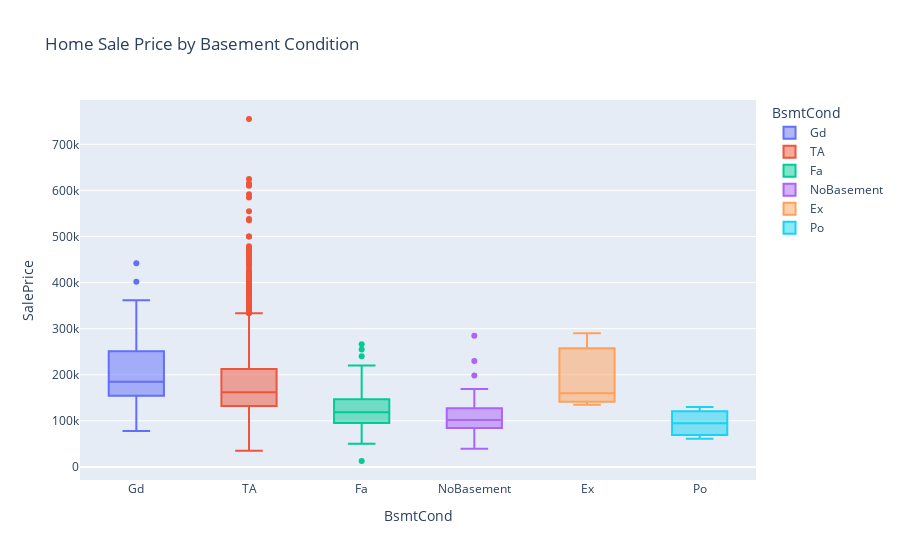

The code cell stored with this chart in its notebook:
### Code cell
basement_quality = pd.DataFrame(basement_df[['SalePrice','BsmtCond']])
fig2 = px.box(basement_quality, 
             x = 'BsmtCond', 
             y = 'SalePrice',
             color = 'BsmtCond',
            title = 'Home Sale Price by Basement Condition')
fig2.show()

### Figure 1 — Plotly figure (JSON) as saved in the notebook; plotly's stock layout.template omitted (floating-point values rounded to 4 significant figures; data arrays with more than 128 entries replaced by an {"elided": "..."} marker saying what was removed)
{"data": [{"alignmentgroup": "True", "hovertemplate": "BsmtCond=%{x}<br>SalePrice=%{y}<extra></extra>", "legendgroup": "Gd", "marker": {"color": "#636efa"}, "name": "Gd", "notched": false, "offsetgroup": "Gd", "orientation": "v", "showlegend": true, "type": "box", "x": ["Gd", "Gd", "Gd", "Gd", "Gd", "Gd", "Gd", "Gd", "Gd", "Gd", "Gd", "Gd", "Gd", "Gd", "Gd", "Gd", "Gd", "Gd", "Gd", "Gd", "Gd", "Gd", "Gd", "Gd", "Gd", "Gd", "Gd", "Gd", "Gd", "Gd", "Gd", "Gd", "Gd", "Gd", "Gd", "Gd", "Gd", "Gd", "Gd", "Gd", "Gd", "Gd", "Gd", "Gd", "Gd", "Gd", "Gd", "Gd", "Gd", "Gd", "Gd", "Gd", "Gd", "Gd", "Gd", "Gd", "Gd", "Gd", "Gd", "Gd", "Gd", "Gd", "Gd", "Gd", "Gd", "Gd", "Gd", "Gd", "Gd", "Gd", "Gd", "Gd", "Gd", "Gd", "Gd", "Gd", "Gd", "Gd", "Gd", "Gd", "Gd", "Gd", "Gd", "Gd", "Gd", "Gd", "Gd", "Gd", "Gd", "Gd", "Gd", "Gd", "Gd", "Gd", "Gd", "Gd", "Gd", "Gd", "Gd", "Gd", "Gd"], "x0": " ", "xaxis": "x", "y": [215000, 167000, 268000, 274725, 176000, 185000, 239000, 356383, 361919, 325000, 441929, 226500, 229000, 272000, 342643, 300000, 209500, 209500, 202500, 310090, 184000, 191000, 192140, 178000, 402000, 320000, 336820, 227000, 249000, 270000, 197000, 187750, 152000, 147000, 146000, 201000, 257000, 171500, 128000, 151000, 275000, 194000, 270000, 318750, 162000, 170000, 299800, 118900, 178000, 78000, 144100, 160000, 134000, 131000, 130000, 127500, 179000, 159900, 157000, 163000, 160500, 165000, 145000, 185000, 216000, 243000, 225000, 123500, 119000, 220000, 239900, 138500, 185000, 195000, 279000, 177500, 146000, 138000, 128200, 149900, 174000, 143500, 147000, 237000, 203160, 165000, 148000, 157000, 171500, 155000, 188000, 315000, 263400, 266500, 201000, 176000, 180000, 281213, 153500, 138000, 285000], "y0": " ", "yaxis": "y"}, {"alignmentgroup": "True", "hovertemplate": "BsmtCond=%{x}<br>SalePrice=%{y}<extra></extra>", "legendgroup": "TA", "marker": {"color": "#EF553B"}, "name": "TA", "notched": false, "offsetgroup": "TA", "orientation": "v", "showlegend": true, "type": "box", "x": {"elided": "2315 str values"}, "x0": " ", "xaxis": "x", "y": {"elided": "2315 int values"}, "y0": " ", "yaxis": "y"}, {"alignmentgroup": "True", "hovertemplate": "BsmtCond=%{x}<br>SalePrice=%{y}<extra></extra>", "legendgroup": "Fa", "marker": {"color": "#00cc96"}, "name": "Fa", "notched": false, "offsetgroup": "Fa", "orientation": "v", "showlegend": true, "type": "box", "x": ["Fa", "Fa", "Fa", "Fa", "Fa", "Fa", "Fa", "Fa", "Fa", "Fa", "Fa", "Fa", "Fa", "Fa", "Fa", "Fa", "Fa", "Fa", "Fa", "Fa", "Fa", "Fa", "Fa", "Fa", "Fa", "Fa", "Fa", "Fa", "Fa", "Fa", "Fa", "Fa", "Fa", "Fa", "Fa", "Fa", "Fa", "Fa", "Fa", "Fa", "Fa", "Fa", "Fa", "Fa", "Fa", "Fa", "Fa", "Fa", "Fa", "Fa", "Fa", "Fa", "Fa", "Fa", "Fa", "Fa", "Fa", "Fa", "Fa", "Fa", "Fa", "Fa", "Fa", "Fa", "Fa", "Fa", "Fa", "Fa", "Fa", "Fa", "Fa", "Fa", "Fa", "Fa", "Fa", "Fa", "Fa", "Fa", "Fa", "Fa", "Fa", "Fa", "Fa", "Fa", "Fa", "Fa", "Fa", "Fa"], "x0": " ", "xaxis": "x", "y": [124500, 181000, 220000, 146900, 184500, 83000, 82000, 76000, 115000, 155000, 64500, 137900, 110000, 104900, 155000, 156000, 86900, 160000, 163000, 119200, 119000, 111500, 96500, 111000, 132000, 89500, 111500, 124000, 96900, 135000, 12789, 87000, 265979, 240000, 122000, 133900, 55000, 64500, 119000, 60000, 123900, 127500, 109500, 150000, 128000, 113000, 117000, 149000, 116500, 120000, 91000, 161000, 101000, 97500, 82375, 50000, 107500, 255000, 127000, 136900, 96000, 91500, 95000, 187500, 159000, 102000, 113000, 110000, 58500, 135900, 118500, 60000, 100000, 189000, 165000, 137000, 131000, 112000, 119750, 195000, 160000, 140000, 55000, 147000, 89000, 78000, 65000, 184000], "y0": " ", "yaxis": "y"}, {"alignmentgroup": "True", "hovertemplate": "BsmtCond=%{x}<br>SalePrice=%{y}<extra></extra>", "legendgroup": "NoBasement", "marker": {"color": "#ab63fa"}, "name": "NoBasement", "notched": false, "offsetgroup": "NoBasement", "orientation": "v", "showlegend": true, "type": "box", "x": ["NoBasement", "NoBasement", "NoBasement", "NoBasement", "NoBasement", "NoBasement", "NoBasement", "NoBasement", "NoBasement", "NoBasement", "NoBasement", "NoBasement", "NoBasement", "NoBasement", "NoBasement", "NoBasement", "NoBasement", "NoBasement", "NoBasement", "NoBasement", "NoBasement", "NoBasement", "NoBasement", "NoBasement", "NoBasement", "NoBasement", "NoBasement", "NoBasement", "NoBasement", "NoBasement", "NoBasement", "NoBasement", "NoBasement", "NoBasement", "NoBasement", "NoBasement", "NoBasement", "NoBasement", "NoBasement", "NoBasement", "NoBasement", "NoBasement", "NoBasement", "NoBasement", "NoBasement", "NoBasement", "NoBasement", "NoBasement", "NoBasement", "NoBasement", "NoBasement", "NoBasement", "NoBasement", "NoBasement", "NoBasement", "NoBasement", "NoBasement", "NoBasement", "NoBasement", "NoBasement", "NoBasement", "NoBasement", "NoBasement", "NoBasement", "NoBasement", "NoBasement", "NoBasement", "NoBasement", "NoBasement"], "x0": " ", "xaxis": "x", "y": [169000, 160000, 144000, 112000, 119500, 103000, 98000, 106500, 101800, 39300, 72500, 107500, 100000, 102900, 89900, 106250, 157500, 92900, 90000, 109500, 109900, 98300, 81400, 87500, 93500, 99000, 45000, 97000, 104500, 110000, 79000, 81300, 80500, 55000, 131000, 134432, 125000, 90000, 89500, 63900, 139600, 122000, 135000, 84000, 80000, 93000, 120000, 131000, 142953, 108000, 84900, 100000, 198500, 141000, 284700, 82500, 61500, 98000, 82000, 96000, 160000, 153500, 68104, 57625, 126000, 230000, 81500, 115000, 130000], "y0": " ", "yaxis": "y"}, {"alignmentgroup": "True", "hovertemplate": "BsmtCond=%{x}<br>SalePrice=%{y}<extra></extra>", "legendgroup": "Ex", "marker": {"color": "#FFA15A"}, "name": "Ex", "notched": false, "offsetgroup": "Ex", "orientation": "v", "showlegend": true, "type": "box", "x": ["Ex", "Ex", "Ex"], "x0": " ", "xaxis": "x", "y": [290000, 160000, 135000], "y0": " ", "yaxis": "y"}, {"alignmentgroup": "True", "hovertemplate": "BsmtCond=%{x}<br>SalePrice=%{y}<extra></extra>", "legendgroup": "Po", "marker": {"color": "#19d3f3"}, "name": "Po", "notched": false, "offsetgroup": "Po", "orientation": "v", "showlegend": true, "type": "box", "x": ["Po", "Po", "Po"], "x0": " ", "xaxis": "x", "y": [94550, 61000, 129850], "y0": " ", "yaxis": "y"}], "layout": {"boxmode": "overlay", "legend": {"title": {"text": "BsmtCond"}, "tracegroupgap": 0}, "title": {"text": "Home Sale Price by Basement Condition"}, "xaxis": {"anchor": "y", "categoryarray": ["Gd", "TA", "Fa", "NoBasement", "Ex", "Po"], "categoryorder": "array", "domain": [0, 1], "title": {"text": "BsmtCond"}}, "yaxis": {"anchor": "x", "domain": [0, 1], "title": {"text": "SalePrice"}}}}
